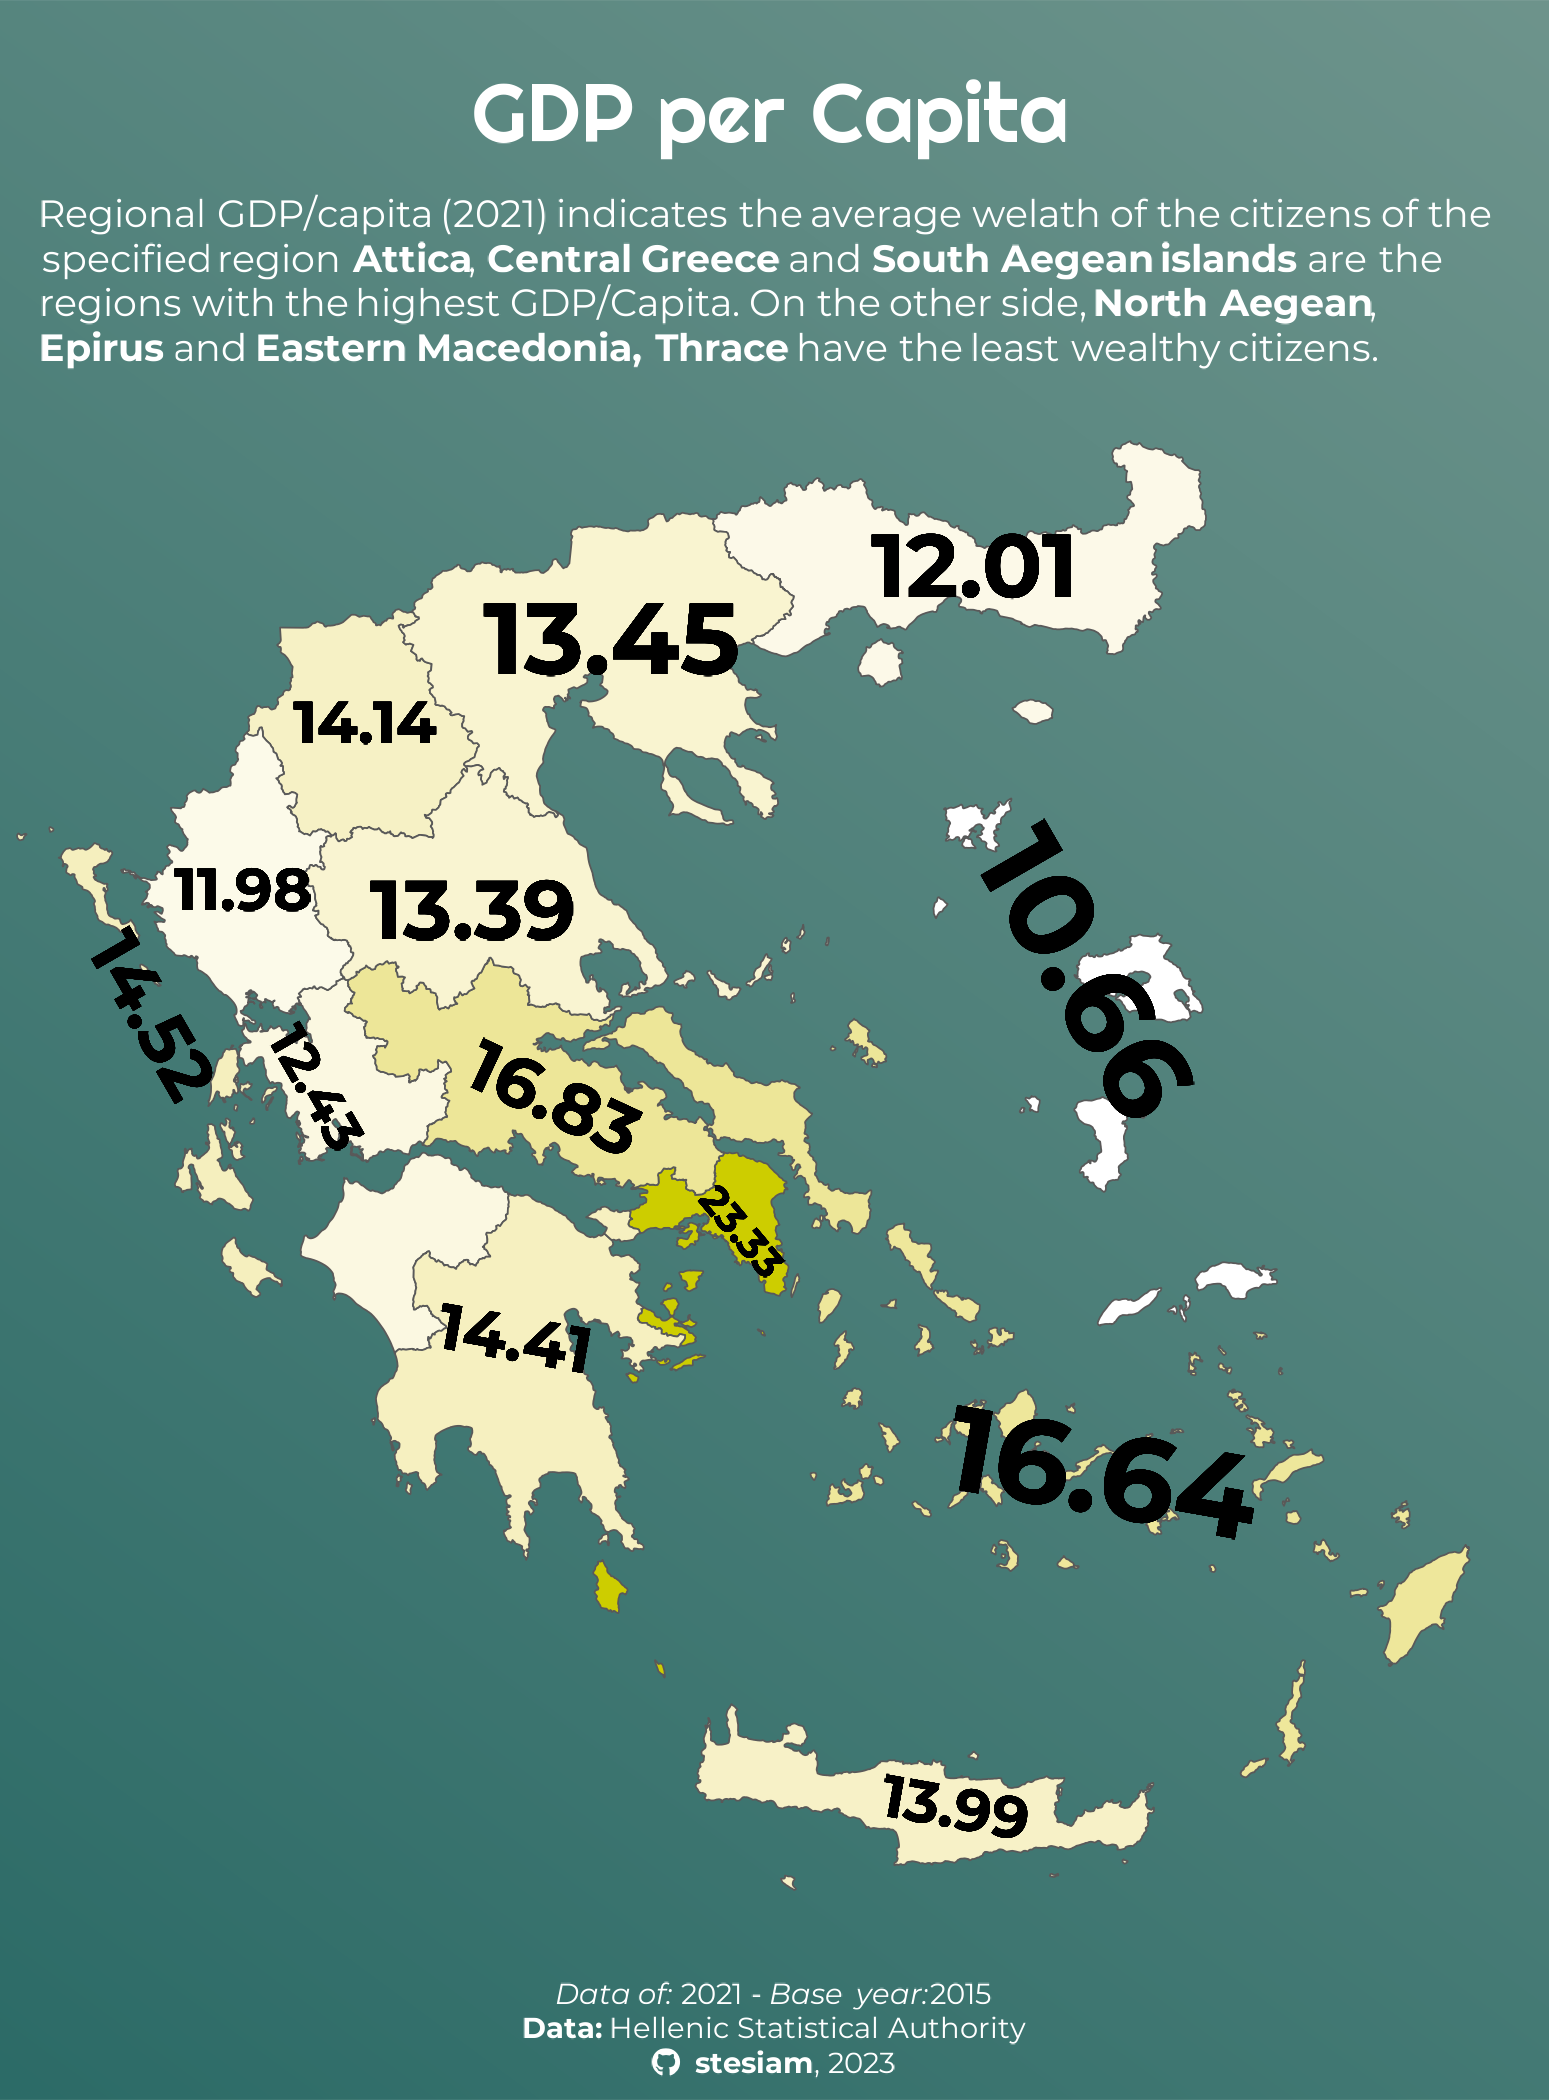

Source code (R):
library(readr)
library(readxl)
library(dplyr)
library(fuzzyjoin)

library(ggplot2)
library(MetBrewer)
library(sf)
library(glue)
library(ggtext)
library(showtext)
library(sysfonts)


font_add_google("Righteous", family = "clim")
font_add_google("Montserrat", family = "mont")

sysfonts::font_add('fb', '/home/stelios/Downloads/fontawesome-free-6.4.0-desktop/otfs/Font Awesome 6 Brands-Regular-400.otf')
sysfonts::font_add('fs', '/home/stelios/Downloads/fontawesome-free-6.4.0-desktop/otfs/Font Awesome 6 Free-Solid-900.otf')


showtext_auto()
showtext::showtext_opts(dpi = 300)

here::here("GIF-1")

shapefile <- st_read("Shapefiles/GR_bsm_admn_adm2_py_EuroGeoGraphics_2015_pp.shp")


## Download and load dataset

download.file(url = "https://www.statistics.gr/en/statistics?p_p_id=documents_WAR_publicationsportlet_INSTANCE_Mr0GiQJSgPHd&p_p_lifecycle=2&p_p_state=normal&p_p_mode=view&p_p_cacheability=cacheLevelPage&p_p_col_id=column-2&p_p_col_count=4&p_p_col_pos=3&_documents_WAR_publicationsportlet_INSTANCE_Mr0GiQJSgPHd_javax.faces.resource=document&_documents_WAR_publicationsportlet_INSTANCE_Mr0GiQJSgPHd_ln=downloadResources&_documents_WAR_publicationsportlet_INSTANCE_Mr0GiQJSgPHd_documentID=115366&_documents_WAR_publicationsportlet_INSTANCE_Mr0GiQJSgPHd_locale=en",
              destfile = "gdp_capita.xlsx")

gdp_capita <- read_excel("GIF-1/gdp_capita.xlsx", 
                         skip = 8)



## Tidy data

gdp_capita = gdp_capita |>
  rename(NAMA2 = `Nuts II and  Nuts III`) |>
  dplyr::select(-...24) |>
  head(75)

# Perform a fuzzy join based on approximate matching
matched_data <- stringdist_inner_join(shapefile, gdp_capita, 
                                      by = "NAMA2", 
                                      max_dist = 7, 
                                      method = "lv",
                                      distance_col = "distance")

matched_data = matched_data |>
  relocate(NAMA2.x, NAMA2.y, distance, .before = 1)

matched_data = matched_data |>
  group_by(NAMA2.x) |>
  dplyr::filter(distance == min(distance),
                NAMA2.x != "Agion Oros")

matched_data = matched_data |>
  rename(
    gdp_2021 =  `2021*`
  ) |>
  select(NAMA2.y, geometry, gdp_2021)

matched_data = matched_data |>
  arrange(NAMA2.y)

matched_data <- st_as_sf(matched_data)


# Viz texts

title_text = glue("<b>GDP per Capita</b>")
subtitle_text = glue("Regional GDP/capita (2021) indicates the average welath of the citizens of the specified region
                        **Attica**, **Central Greece** and **South Aegean islands** are the regions with the highest GDP/Capita.
                        On the other side, **North Aegean**, **Epirus** and **Eastern Macedonia, Thrace** have the least wealthy citizens.")
caption_text = glue("*Data of:* 2021 - *Base year:* &nbsp; 2015<br><b> Data:</b> Hellenic Statistical Authority<br><span style='font-family:fb;'  >&#xf09b;</span> <b>stesiam</b>, 2023")


# Visualization

bg_gradient <- grid::linearGradient(colours = rev(MetBrewer::met.brewer("Veronese")[4:5]))

map = ggplot2::ggplot(data = matched_data) +
  scale_x_continuous(limits = c(19.7, 28.3)) +
  geom_sf(aes(fill = gdp_2021)) +
  
  # Eastern Macedonia and Thrace
  
  geom_sf_text(
    x = 25.2, y = 41.15, 
    label = round(matched_data$gdp_2021[1]/1000, 2), 
    size = 7.5, 
    family = "mont",
    fontface = "bold"
  ) +
  
  # Attica (Athens)
  geom_sf_text(
    x = 23.8, y = 37.96, 
    label = round(matched_data$gdp_2021[2]/1000, 2), 
    size = 3.4, 
    family = "mont",
    fontface = "bold",
    angle = -50
  ) +
  # Western Greece
  geom_sf_text(
    x = 21.2, y = 38.65, 
    label = round(matched_data$gdp_2021[3]/1000, 2), 
    size = 4.5, 
    family = "mont",
    fontface = "bold",
    angle = -60
  ) +
  
  # Western Macedonia
  
  geom_sf_text(
    x = 21.5, y = 40.4, 
    label = round(matched_data$gdp_2021[4]/1000, 2), 
    size = 5, 
    family = "mont",
    fontface = "bold"
  ) +
  
  # Ionian Islands
  
  geom_sf_text(
    x = 20.2, y = 39,
    label = round(matched_data$gdp_2021[5]/1000, 2), 
    size = 6, 
    family = "mont",
    fontface = "bold",
    angle = -60
  ) +
  
  # Epirus
  
  geom_sf_text(
    x = 20.75, y = 39.6,
    label = round(matched_data$gdp_2021[6]/1000, 2), 
    size = 5, 
    family = "mont",
    fontface = "bold"
  ) +
  
  # Central Macedonia
  
  geom_sf_text(
    x = 23, y = 40.8, 
    label = round(matched_data$gdp_2021[7]/1000, 2), 
    size = 8.5, 
    family = "mont",
    fontface = "bold"
  ) +
  
  # Crete
  
  geom_sf_text(
    x = 25.1, y = 35.2, 
    label = round(matched_data$gdp_2021[8]/1000, 2), 
    size = 5, 
    family = "mont",
    fontface = "bold",
    angle = -10
  ) +
  
  # South Aegean
  
  geom_sf_text(
    x = 26, y = 36.8, 
    label = round(matched_data$gdp_2021[9]/1000, 2), 
    size = 10, 
    family = "mont",
    fontface = "bold",
    angle = -10
  ) +
  
  # Peloponnese
  
  geom_sf_text(
    x = 22.4, y = 37.45, 
    label = round(matched_data$gdp_2021[10]/1000, 2), 
    size = 5.4, 
    family = "mont",
    fontface = "bold",
    angle = -10
  ) +
  
  # Central Greece
  
  geom_sf_text(
    x = 22.65, y = 38.6, 
    label = round(matched_data$gdp_2021[11]/1000, 2), 
    size = 6, 
    family = "mont",
    fontface = "bold",
    angle = -25
  ) +
  
  # Thessaly
  
  geom_sf_text(
    x = 22.15, y = 39.5, 
    label = round(matched_data$gdp_2021[12]/1000, 2), 
    size = 7, 
    family = "mont",
    fontface = "bold",
    angle = 0
  ) +
  
  # North Aegean
  
  geom_sf_text(
    x = 25.9, y = 39.2, 
    label = round(matched_data$gdp_2021[13]/1000, 2), 
    size = 10, 
    family = "mont",
    fontface = "bold",
    angle = -60
  ) +
  
  labs(
    title = title_text,
    subtitle = subtitle_text,
    caption = caption_text
  ) +
  scale_fill_gradient(low='white', high='yellow3') +
  theme_void(base_size = 11) +
  theme(
    plot.title = element_markdown(family = "clim", hjust = 0.5, size = 20,
                                  margin = margin(t = 20, b = 10),
                                  color = "white"),
    plot.subtitle = element_textbox_simple(size = 9, family = "mont", hjust = 0.5, 
                                           lineheight = 1.2, color = "white",
                                           margin = margin(l = 10, r = 10)),
    plot.caption = element_markdown(family = "mont", hjust = 0.5,
                                    margin = margin(t = 5, b = 5),
                                    lineheight = 1.2,
                                    color = "white",
                                    size = 7),
    legend.position = "none",
    plot.background = element_rect(fill = bg_gradient, color = "transparent")  
  )

ggsave(
  filename = "GIF-1/GIF-1.png",
  plot = map,
  width = 5.165,
  height = 7,
  device = "png",
  dpi = 300)

